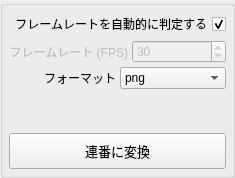
       <widget class="QWidget" name="tab_4">
        <attribute name="title">
         <string>連番</string>
        </attribute>
        <layout class="QVBoxLayout" name="verticalLayout_2">
         <property name="spacing">
          <number>0</number>
         </property>
         <property name="leftMargin">
          <number>0</number>
         </property>
         <property name="topMargin">
          <number>0</number>
         </property>
         <property name="rightMargin">
          <number>0</number>
         </property>
         <property name="bottomMargin">
          <number>0</number>
         </property>
         <item>
          <widget class="QGroupBox" name="png_groupBox">
           <property name="title">
            <string/>
           </property>
           <layout class="QVBoxLayout" name="verticalLayout_12">
            <property name="spacing">
             <number>4</number>
            </property>
            <property name="leftMargin">
             <number>6</number>
            </property>
            <property name="topMargin">
             <number>6</number>
            </property>
            <property name="rightMargin">
             <number>6</number>
            </property>
            <property name="bottomMargin">
             <number>6</number>
            </property>
            <item>
             <widget class="QCheckBox" name="png_autofps_checkBox">
              <property name="layoutDirection">
               <enum>Qt::RightToLeft</enum>
              </property>
              <property name="text">
               <string>フレームレートを自動的に判定する</string>
              </property>
              <property name="checked">
               <bool>true</bool>
              </property>
             </widget>
            </item>
            <item>
             <layout class="QHBoxLayout" name="horizontalLayout_16">
              <property name="bottomMargin">
               <number>0</number>
              </property>
              <item>
               <widget class="QLabel" name="png_fps_lb">
                <property name="enabled">
                 <bool>false</bool>
                </property>
                <property name="text">
                 <string>フレームレート (FPS)</string>
                </property>
                <property name="alignment">
                 <set>Qt::AlignRight|Qt::AlignTrailing|Qt::AlignVCenter</set>
                </property>
               </widget>
              </item>
              <item>
               <widget class="QSpinBox" name="png_fps_spinBox">
                <property name="enabled">
                 <bool>false</bool>
                </property>
                <property name="minimum">
                 <number>4</number>
                </property>
                <property name="maximum">
                 <number>60</number>
                </property>
                <property name="value">
                 <number>30</number>
                </property>
               </widget>
              </item>
             </layout>
            </item>
            <item>
             <layout class="QHBoxLayout" name="horizontalLayout_21">
              <property name="bottomMargin">
               <number>0</number>
              </property>
              <item>
               <widget class="QLabel" name="label_19">
                <property name="text">
                 <string>フォーマット</string>
                </property>
                <property name="alignment">
                 <set>Qt::AlignRight|Qt::AlignTrailing|Qt::AlignVCenter</set>
                </property>
               </widget>
              </item>
              <item>
               <widget class="QComboBox" name="frame_by_frame_format_comboBox">
                <item>
                 <property name="text">
                  <string>png</string>
                 </property>
                </item>
                <item>
                 <property name="text">
                  <string>jpg</string>
                 </property>
                </item>
                <item>
                 <property name="text">
                  <string>tga</string>
                 </property>
                </item>
                <item>
                 <property name="text">
                  <string>tif</string>
                 </property>
                </item>
               </widget>
              </item>
             </layout>
            </item>
            <item>
             <spacer name="verticalSpacer_5">
              <property name="orientation">
               <enum>Qt::Vertical</enum>
              </property>
              <property name="sizeHint" stdset="0">
               <size>
                <width>20</width>
                <height>40</height>
               </size>
              </property>
             </spacer>
            </item>
            <item>
             <widget class="QPushButton" name="convert_frame_by_frame_bt">
              <property name="minimumSize">
               <size>
                <width>0</width>
                <height>36</height>
               </size>
              </property>
              <property name="font">
               <font>
                <family>Yu Gothic UI</family>
                <pointsize>10</pointsize>
               </font>
              </property>
              <property name="styleSheet">
               <string notr="true"/>
              </property>
              <property name="text">
               <string>連番に変換</string>
              </property>
              <property name="iconSize">
               <size>
                <width>24</width>
                <height>24</height>
               </size>
              </property>
             </widget>
            </item>
           </layout>
          </widget>
         </item>
        </layout>
       </widget>
